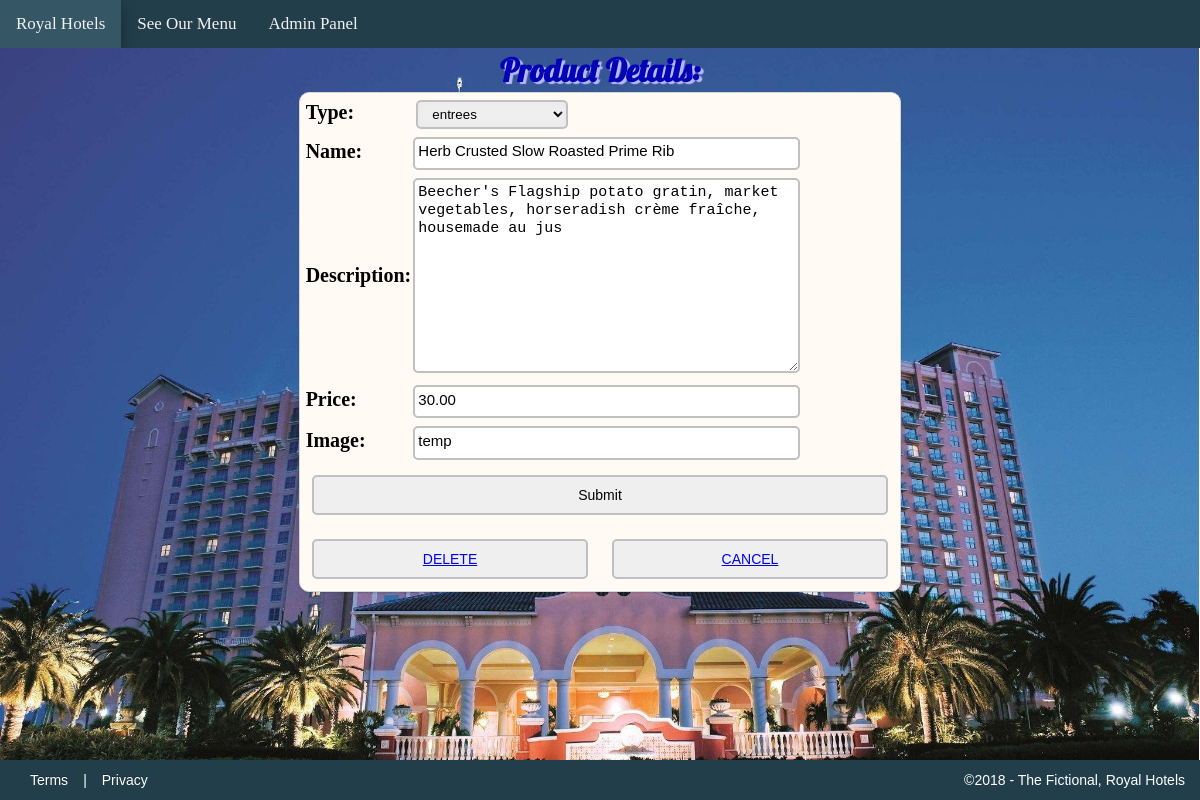
/7/details/, run on an earlier commit of the app's database.
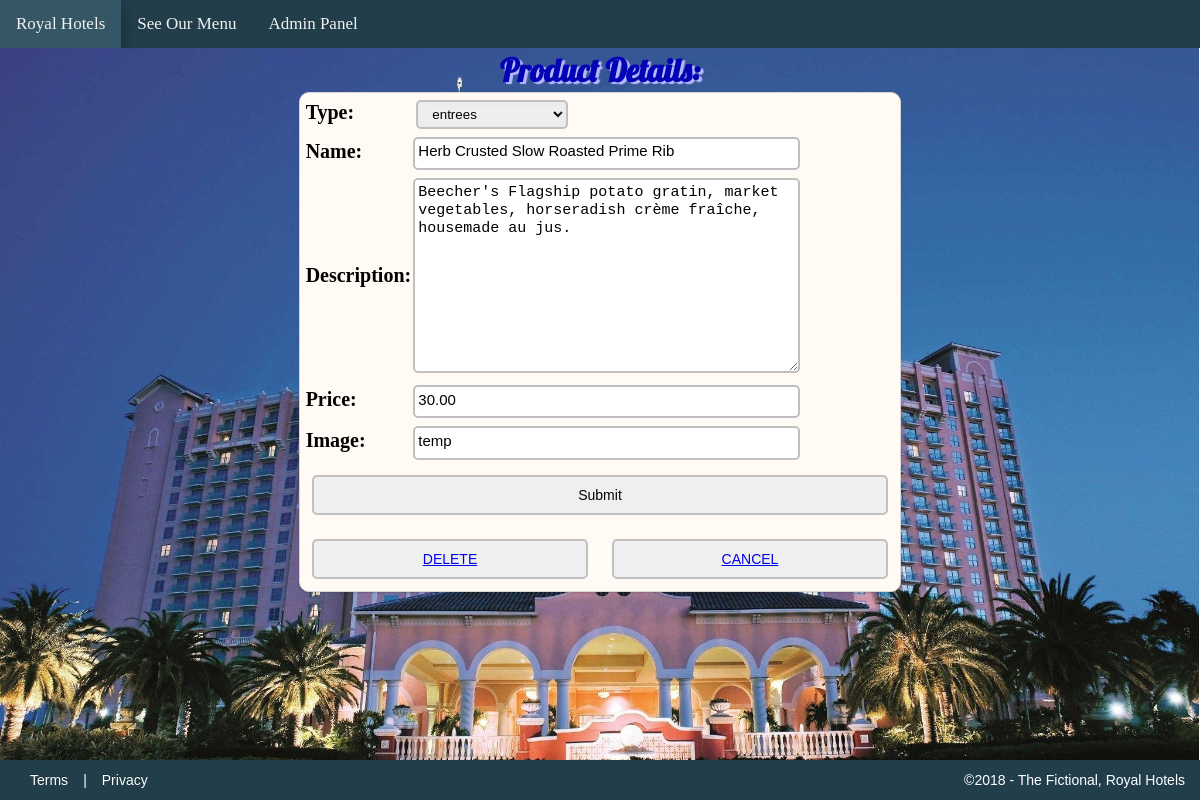
And on a later commit of the database.
### products/models.py (models this page shows, shortened)
class Product(models.Model):
  type = models.CharField(max_length=60, choices=TYPE_CHOICES)
  name = models.CharField(max_length=50, default="", blank=True, null=False)
  description = models.TextField(max_length=100, default="", blank=True)
  price = models.DecimalField(default=0.00, max_digits=10000, decimal_places=2)
  image = models.CharField(max_length=255, default="", blank=True,)
  objects = models.Manager()

### products/views.py (the view)
# urls.py: path('<int:pk>/details/', views.details, name="details"),
def details(request, pk):
    pk = int(pk)
    item = get_object_or_404(Product, pk=pk)
    form = ProductForm(data=request.POST or None, instance=item)
    if request.method == 'POST':
        if form.is_valid():
            form2 = form.save(commit=False)
            form2.save()
            return redirect('admin_console')
        else:
            print(form.errors)
    else:
        return render(request, 'products/present_product.html', {'form': form})

### products/forms.py
class ProductForm(ModelForm):
  class Meta:
    model = Product
    fields = '__all__'

### products/templates/products/present_product.html (shortened to what this page needs)
{% extends 'base.html' %}
{% block header %}Product Details:{% endblock header %}
{% block content %}
<div class="admin_panel">
  <form action="../details/" name="productForm" method="POST">
    <div class="formObject">
      <table>
        {{ form.as_table }}
      </table>
      <div class="frmBtn_container">
        <input type="submit">
        <div class="frmBtn_container">
            <button class="btn"><a href="../{{ form.pk }}delete/">DELETE</a></button>
            <button class="btn"><a href="{% url 'admin_console' %}">CANCEL</a></button>
        </div>
      </div>
    </div>
  </form>
</div>
{% endblock content %}

What changed in the data, as far as the page shows it:
changed Product "entrees": description "Beecher's Flagship potato gratin, market vegetables, horseradish crème fraîche, housemade au jus" → "Beecher's Flagship potato gratin, market vegetables, horseradish crème fraîche, housemade au jus."
